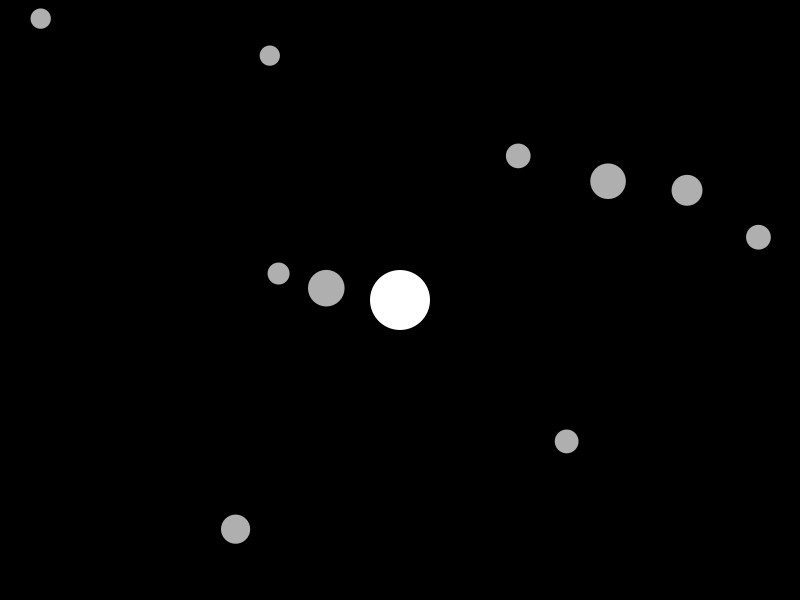
Frame 1 (no input)
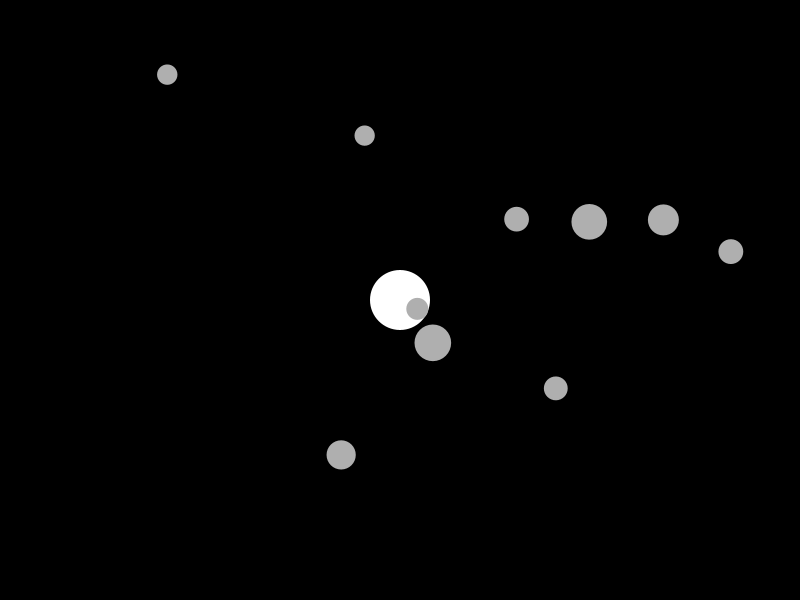
Frame 60 (the mouse pressed at the canvas centre just before this capture)
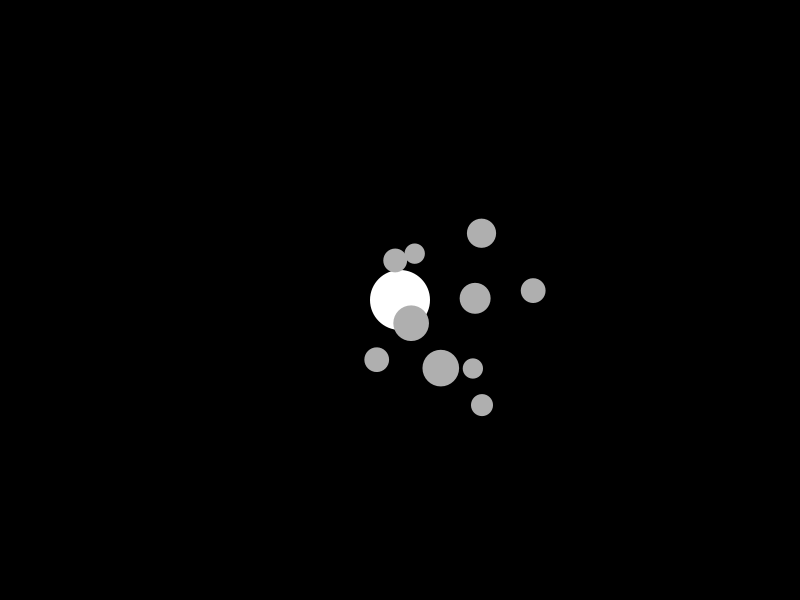
Frame 120 (the mouse held since frame 60 and released just before this capture)

The Processing sketch that drew these frames (run headless with seeded random() and noise(); from frame 60 on, the mouse is pressed at the canvas centre):

// Processing sketch: sketch_015_many_attractors
// ── sketch_015_many_attractors.pde
Mover[] movers;
Attractor a;

void setup() {
  size(800, 600);
  noStroke();
  movers = new Mover[10];
  a = new Attractor();
  
  for(int i = 0; i < movers.length; i++) {
    movers[i] = new Mover(random(width), random(height), random(0.1, 2));
    movers[i].setRadius(random(10, 20));
  }
}

void draw() {
  background(0);
  
  a.display();
  
  for (Mover m : movers) {
    m.applyForce(a.attract(m));
    m.move();
  }
}

// ── Attractor.pde
class Attractor{
  float mass;
  PVector location;
  float G = 1;
  
  Attractor() {
    location = new PVector(width/2, height/2);
    mass = 30;
  }
  
  void display() {
    fill(255);
    ellipse(location.x, location.y, mass*2, mass*2);
  }
  
  PVector attract(Mover m) {
    PVector force = PVector.sub(location, m.location);
    float distance = force.mag();
    distance = constrain(distance, 5.0, 25.0);
    force.normalize();
    float strength = (G * mass * m.mass) / (distance * distance);
    
    force.mult(strength);
    return force;
  }
}

// ── Mover.pde
class Mover {
  
  PVector location;
  PVector velocity;
  PVector acceleration;
  int topspeed = 10;
  float mass = 1.0;
  float radius = 13;
  
  float normal = 1;
  
  Mover(float w, float h, float mass) {
    this.mass = mass;
    location = new PVector(w, h);
    acceleration = new PVector(1, 0);
    velocity = new PVector(0, 0);
    velocity.limit(topspeed);
  }
  
  void setRadius(float radius) {
    this.radius = radius;
    mass = radius/10;
  }
  
  void move() {
    
    velocity.add(acceleration);
    location.add(velocity);
    //checkEdges(); // no need to checkedges
    acceleration.mult(0);
    display();
  }
  
  void applyForce(PVector force) {
    // get() will not to change force this function deprecate
    //PVector f = force.get();
    //f.div(mass);
    
    acceleration.add(PVector.div(force, mass));
  }
  
  void display() {
    fill(175);
    ellipse(location.x, location.y, 2*radius, 2*radius);
  }
  
  void checkEdges() {
    if (location.x > width - radius) {
      location.x = width - radius;
      velocity.x *= -1;
    } else if (location.x < radius) {
      location.x = radius;
      velocity.x *= -1;
    }
    if (location.y > height - radius) {
      location.y = height - radius;
      velocity.y *= -1;
    } else if (location.y < radius) {
      location.y = radius;
      velocity.y *= -1;
    }
  }
}
